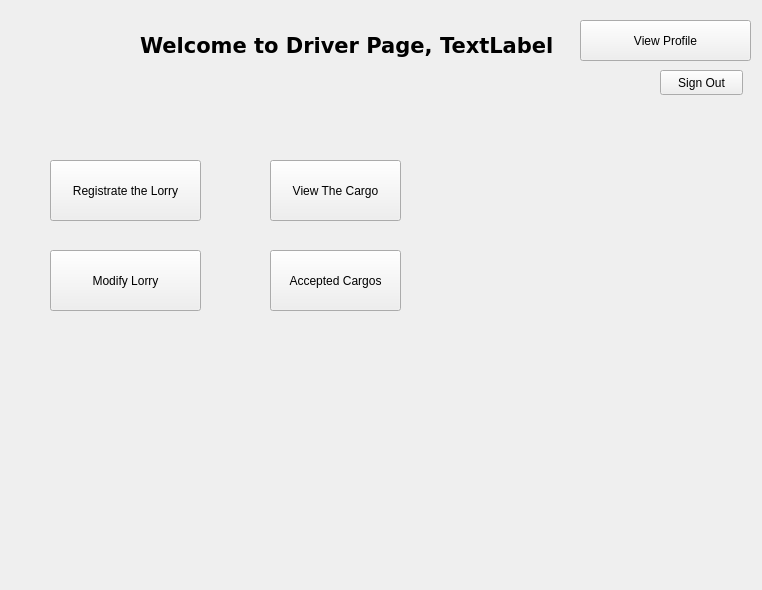
<?xml version="1.0" encoding="UTF-8"?>
<ui version="4.0">
 <class>Driver_Interface</class>
 <widget class="QWidget" name="Driver_Interface">
  <property name="geometry">
   <rect>
    <x>0</x>
    <y>0</y>
    <width>762</width>
    <height>590</height>
   </rect>
  </property>
  <property name="windowTitle">
   <string>Form</string>
  </property>
  <widget class="QLabel" name="label">
   <property name="geometry">
    <rect>
     <x>140</x>
     <y>30</y>
     <width>301</width>
     <height>31</height>
    </rect>
   </property>
   <property name="font">
    <font>
     <family>DejaVu Sans</family>
     <pointsize>16</pointsize>
     <weight>75</weight>
     <bold>true</bold>
    </font>
   </property>
   <property name="text">
    <string>Welcome to Driver Page, </string>
   </property>
  </widget>
  <widget class="QLabel" name="Driver_Name">
   <property name="geometry">
    <rect>
     <x>440</x>
     <y>30</y>
     <width>231</width>
     <height>31</height>
    </rect>
   </property>
   <property name="font">
    <font>
     <family>DejaVu Sans</family>
     <pointsize>16</pointsize>
     <weight>75</weight>
     <bold>true</bold>
    </font>
   </property>
   <property name="text">
    <string>TextLabel</string>
   </property>
  </widget>
  <widget class="QPushButton" name="Driver_Profile">
   <property name="geometry">
    <rect>
     <x>580</x>
     <y>20</y>
     <width>171</width>
     <height>41</height>
    </rect>
   </property>
   <property name="text">
    <string>View Profile</string>
   </property>
  </widget>
  <widget class="QPushButton" name="Signout_button">
   <property name="geometry">
    <rect>
     <x>660</x>
     <y>70</y>
     <width>83</width>
     <height>25</height>
    </rect>
   </property>
   <property name="text">
    <string>Sign Out</string>
   </property>
  </widget>
  <widget class="QPushButton" name="Lorry_registrate">
   <property name="geometry">
    <rect>
     <x>50</x>
     <y>160</y>
     <width>151</width>
     <height>61</height>
    </rect>
   </property>
   <property name="text">
    <string>Registrate the Lorry</string>
   </property>
  </widget>
  <widget class="QPushButton" name="Lorry_update">
   <property name="geometry">
    <rect>
     <x>50</x>
     <y>250</y>
     <width>151</width>
     <height>61</height>
    </rect>
   </property>
   <property name="text">
    <string>Modify Lorry</string>
   </property>
  </widget>
  <widget class="QPushButton" name="view_cargo_btn">
   <property name="geometry">
    <rect>
     <x>270</x>
     <y>160</y>
     <width>131</width>
     <height>61</height>
    </rect>
   </property>
   <property name="text">
    <string>View The Cargo</string>
   </property>
  </widget>
  <widget class="QPushButton" name="Accepted_Cargo">
   <property name="geometry">
    <rect>
     <x>270</x>
     <y>250</y>
     <width>131</width>
     <height>61</height>
    </rect>
   </property>
   <property name="text">
    <string>Accepted Cargos</string>
   </property>
  </widget>
 </widget>
 <resources/>
 <connections/>
</ui>
